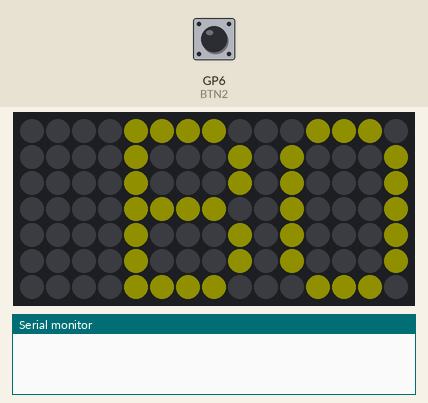
Simulated run of this program. Board: Raspberry Pi Pico. Shown: 15×7 RGB LED matrix (first LED top left, wired row by row), the last lines printed to the serial monitor. The inputs (shaded band) are chosen by the test bench; at power-on: GP6 (BTN2) HIGH. Dim RGB values are drawn brighter than linear; random numbers use the default seed unless the program sets one.

Above: at 1.2 s.
1.3 s: GP6 (BTN2) pulled LOW for 0.15 s
At 1.41 s:
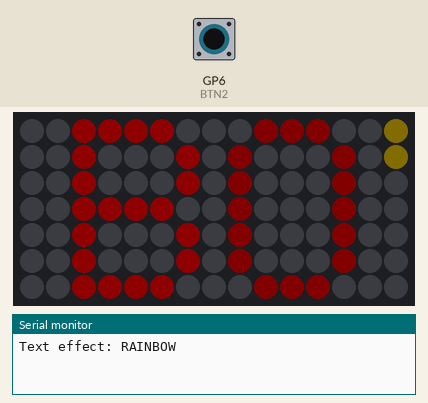
3.1 s: GP6 (BTN2) pulled LOW for 1 s
At 3.27 s:
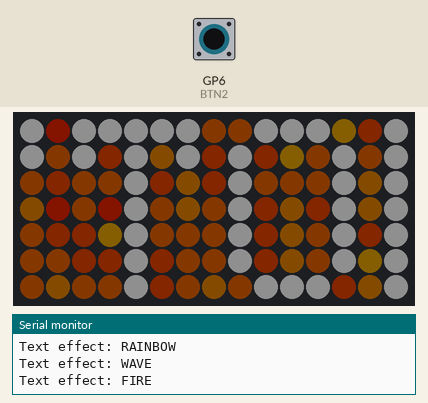
5.6 s: GP6 (BTN2) pulled LOW for 3.2 s
At 5.95 s:
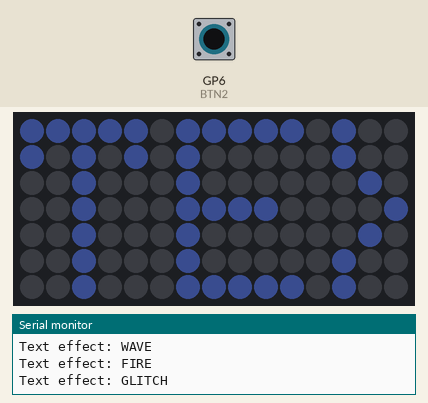
10.3 s: GP6 (BTN2) pulled LOW for 0.15 s
At 10.5 s:
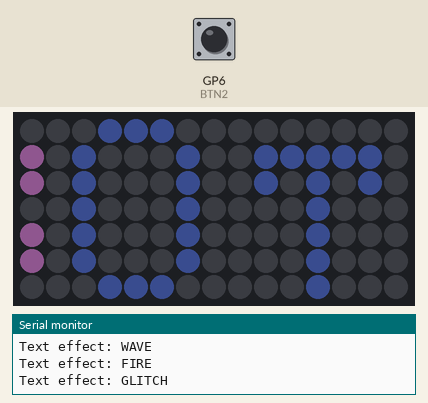
13.4 s: GP6 (BTN2) pulled LOW for 0.15 s
At 13.59 s:
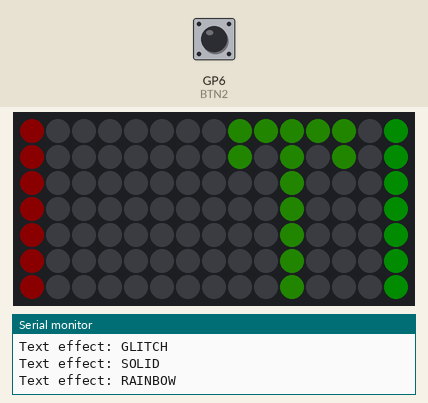
16.5 s: GP6 (BTN2) pulled LOW for 1 s
At 16.79 s:
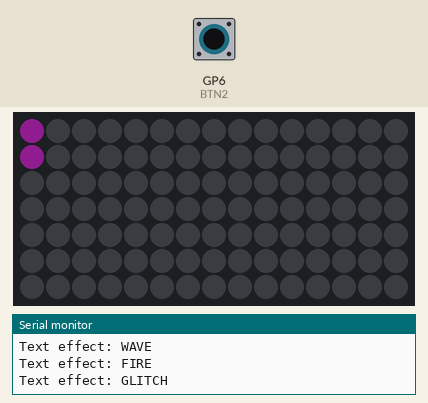

The program:

main.cpp
```cpp
//TUTORIAL 03 Fancy Scrolling Text with FX
//Displays text with a variety of fun animations (like on a NYC hot dog cart!) Middle button changes FX

#include <Arduino.h>
#include <FastLED.h>
#include <FastLED_NeoMatrix.h>

//Your Text Here
String storedName = "BOTTOM TEXT";


//Pin Definitions
#define PIXEL_PIN 4
#define BTN2 6


//Screen Definitions
#define WIDTH 15
#define HEIGHT 7
#define NUM_LEDS (WIDTH * HEIGHT)
#define COLOR_ORDER GRB
#define CHIPSET WS2812
uint8_t dispBrightness = 15;


//Button Setup
bool lastBtn2State = HIGH;


//display
int scrollX = WIDTH;   // start text just off the right edge


//FX List
enum TextEffect {
  EFFECT_SOLID,
  EFFECT_RAINBOW,
  EFFECT_WAVE,
  EFFECT_FIRE,
  EFFECT_GLITCH,
  EFFECT_COUNT  // Because arduoino has no way to return the length of an enum
};


//Effect Setup Vars
TextEffect currentTextEffect = EFFECT_SOLID;
CRGB textColor = CRGB(255, 255, 0);  // default solid Yellow
uint8_t rainbowHue = 0;            // for rainbow chase animation


//Fastled/Neomatrix config
CRGB leds[NUM_LEDS];
FastLED_NeoMatrix *matrix = new FastLED_NeoMatrix(
  leds, WIDTH, HEIGHT,
  NEO_MATRIX_TOP + NEO_MATRIX_LEFT + NEO_MATRIX_COLUMNS + NEO_MATRIX_PROGRESSIVE
);


// Handles displaying text in a variety of fun ways
void scrollName() {
  matrix->fillScreen(0);
  int xPos = scrollX;

  // Apply effect-specific rendering
  switch (currentTextEffect) {

      case EFFECT_SOLID:
        matrix->setTextColor(matrix->Color(textColor.r, textColor.g, textColor.b));
        matrix->setCursor(xPos, 0);
        matrix->print(storedName);
        break;

      case EFFECT_RAINBOW:
        for (uint8_t i = 0; i < storedName.length(); i++) {
          char c = storedName.charAt(i);
          uint8_t hue = (i * 30) + rainbowHue;
          CRGB color = CHSV(hue, 255, 255);
          matrix->setTextColor(matrix->Color(color.r, color.g, color.b));
          matrix->setCursor(xPos, 0);
          matrix->print(c);
          xPos += 6;
        }
        rainbowHue += 3;
        break;

      case EFFECT_FIRE:
        for (int i = 0; i < NUM_LEDS; i++) {
          uint8_t flicker = random8(120);
          leds[i] = CRGB(127, (random8(100, 180) - flicker/2)/2 , 0);
        }
        matrix->setTextColor(matrix->Color(255, 255, 255));
        matrix->setCursor(xPos, 0);
        matrix->print(storedName);
        break;

      case EFFECT_GLITCH: {
          bool burst = (random8() < 10);
          int xPosGlitch = scrollX;
          int screenJitterX = burst ? random8(-1, 2) : 0;
          int screenJitterY = burst ? random8(-1, 2) : 0;

          for (uint8_t i = 0; i < storedName.length(); i++) {
              char c = storedName.charAt(i);

              int xJitter = (random8() < 50) ? random8(-1, 2) : 0;
              int yJitter = (random8() < 50) ? random8(-1, 2) : 0;

              CRGB color;
              if (burst) {
                  color = CRGB(random8(), random8(), random8());
              } else if (random8() < 40) {
                  color = CRGB(255, random8(80,255), 255);
              } else {
                  color = CRGB(180, 200, 255);
              }

              matrix->setTextColor(matrix->Color(color.r, color.g, color.b));
              matrix->setCursor(xPosGlitch + xJitter + screenJitterX, yJitter + screenJitterY);
              matrix->print(c);

              if (random8() < 40) {
                  matrix->setCursor(xPosGlitch + xJitter + random8(-1, 2),
                                    yJitter + random8(-1, 2));
                  matrix->print(c);
              }

              xPosGlitch += 6;
          }
      }
      break;

      case EFFECT_WAVE:
        for (uint8_t i = 0; i < storedName.length(); i++) {
          char c = storedName.charAt(i);
          int yOffset = (int)(sin8((scrollX + i * 10) * 4) / 42) - 3;
          matrix->setTextColor(matrix->Color(textColor.r, textColor.g, textColor.b));
          matrix->setCursor(xPos, yOffset);
          matrix->print(c);
          xPos += 6;
        }
        break;
  }

  FastLED.show();
  scrollX--;

  int totalWidth = storedName.length() * 6; //I Think changing this to +2 added the padd
  if (scrollX < -totalWidth) {
    scrollX = WIDTH;
  }
}


// Uses button 2 to loop through text display methods
void handleButtons() {
  // --- Button 2: Text effect toggle ---
  // --- Button 2: cycle through effects ---
  bool btn2State = digitalRead(BTN2);
  if (btn2State == LOW && lastBtn2State == HIGH) {
    currentTextEffect = (TextEffect)((currentTextEffect + 1) % EFFECT_COUNT);

    switch (currentTextEffect) {
      case EFFECT_SOLID:   Serial.println("Text effect: SOLID"); break;
      case EFFECT_RAINBOW: Serial.println("Text effect: RAINBOW"); break;
      case EFFECT_FIRE:    Serial.println("Text effect: FIRE"); break;
      case EFFECT_GLITCH:  Serial.println("Text effect: GLITCH"); break;
      case EFFECT_WAVE:    Serial.println("Text effect: WAVE"); break;
    }
  }
}


// Initializes Hardware (This only runs at startup once.)
void setup() {
  Serial.begin(115200);

  //GPIO Config
  pinMode(BTN2, INPUT_PULLUP);

  // ---- LED MATRIX ---- This sets up the display to work with the badge's unique hardware layout
  FastLED.addLeds<CHIPSET, PIXEL_PIN, COLOR_ORDER>(leds, NUM_LEDS);
  FastLED.setMaxPowerInVoltsAndMilliamps(5, 1000); // FastLED attempts to manage power draw dyanically for us. We ABSOLUTELY do not want the LED's to draw too much power
  FastLED.setBrightness(dispBrightness);
  FastLED.clear(true);
  FastLED.show();
  delay(10);
  matrix->begin();
  matrix->setTextWrap(false);
  matrix->setTextSize(1);
  matrix->setRotation(0);
}


// Main Program Loop (This runs every frame.)
void loop() {
  handleButtons();
  scrollName();
      delay(100);
}
```
